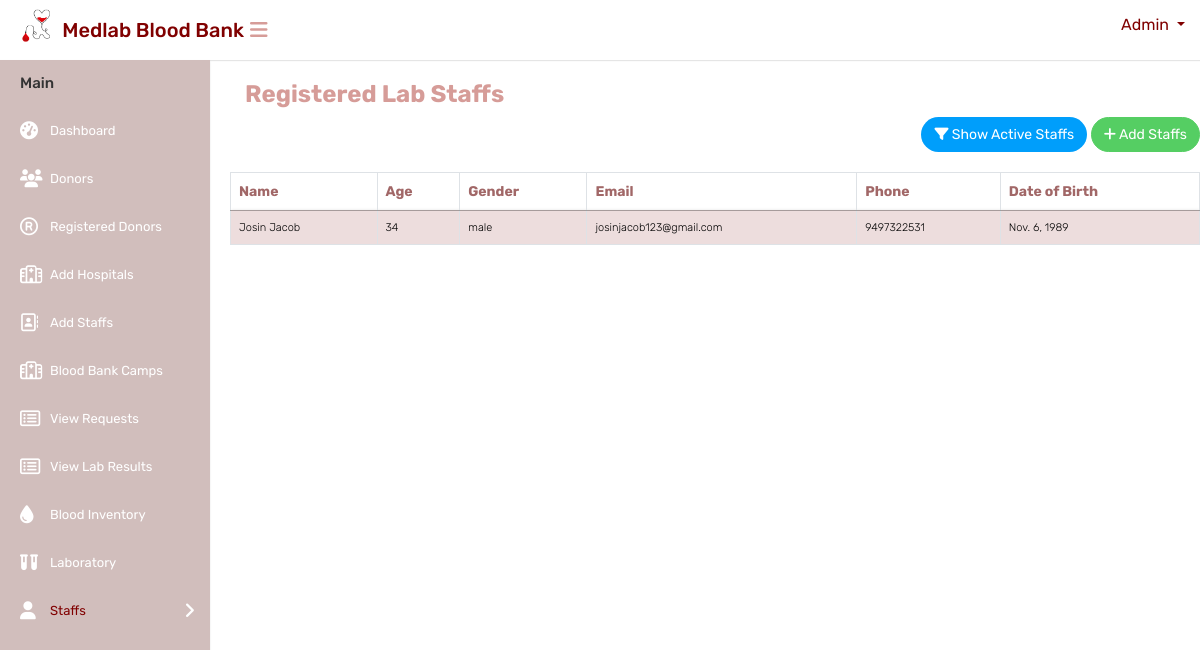
Page /registeredstafftablelab on the committed database.
### website/models.py (models this page shows, shortened)
class Staff(models.Model):
    name = models.CharField(max_length=255)
    age = models.IntegerField()
    user=models.OneToOneField(CustomUser,on_delete=models.CASCADE)
    gender = models.CharField(max_length=10, choices=[('male', 'Male'), ('female', 'Female'), ('other', 'Other')])
    dob = models.DateField()
    role = models.CharField(max_length=20, choices=CustomUser.ROLE_CHOICE,blank=True,null=True)

class CustomUser(AbstractUser):
    DONOR = 1
    HOSPITAL = 2
    STAFF = 3
    REGISTEREDDONOR = 4
    LABSTAFF = 5
    ROLE_CHOICE = (
        (DONOR, 'DONOR'),
        (HOSPITAL, 'HOSPITAL'),
        (STAFF, 'STAFF'),
        (REGISTEREDDONOR, 'REGISTEREDDONOR'),
        (LABSTAFF, 'LABSTAFF'),
    )
    username=None
    first_name = None
    last_name = None
    USERNAME_FIELD = 'email'
    email = models.EmailField(max_length=100, unique=True)
    phone = models.CharField(max_length=12, blank=True)
    password = models.CharField(max_length=128)
    role = models.IntegerField(choices=ROLE_CHOICE,default='1')
    is_admin = models.BooleanField(default=False)
    is_staff = models.BooleanField(default=False)
    is_active = models.BooleanField(default=True)
    is_superadmin = models.BooleanField(default=False)
    patient = models.OneToOneField('website.Patient', on_delete=models.CASCADE, null=True, blank=True, related_name='user_patient')
    REQUIRED_FIELDS = ['phone']
    objects = UserManager()

### website/views.py (the view)
# urls.py: path('registeredstafftablelab', registeredstafftablelab, name='registeredstafftablelab'),
def registeredstafftablelab(request):
    staff_list= Staff.objects.all()
    return render(request, 'mainuser/registeredlabstafftable.html',{'staff_list':staff_list})

### templates/mainuser/registeredlabstafftable.html (shortened to what this page needs)
{% load static %}
<html>
<head>
        <link rel="stylesheet" type="text/css" href="{% static 'mainuser/css/bootstrap.min.css' %}">
        <link rel="stylesheet" type="text/css" href="{% static 'mainuser/css/font-awesome.min.css' %}">
        <link rel="stylesheet" type="text/css" href="{% static 'mainuser/css/style.css' %}">
        <link rel="stylesheet" type="text/css" href="https://cdn.datatables.net/1.11.6/css/jquery.dataTables.css">
</head>
<body>
    <div class="main-wrapper">
        <div class="header" style="background-color:white;height:60px;">
			<div class="header-left">
				<a href="{% url 'adminindex' %}" class="logo" style="color: black;">
					<img src="{% static 'mainuser/img/logocopy.png' %}" width="75" height="40" alt="" style="margin-left:15px"> <span style="color: maroon;font-size: 20px;margin-top:10px; margin-left:-10px;white-space: nowrap;">Medlab Blood Bank</span>
				</a>
			</div>
			<a id="toggle_btn" href="javascript:void(0);" style="color:#d69c98;margin-top:20px;margin-left:10px;"><i class="fa fa-bars"></i></a>
            <ul class="nav user-menu float-right">
                <li class="nav-item dropdown has-arrow">
                    <a href="#" class="dropdown-toggle nav-link user-link" data-toggle="dropdown" style="color:maroon">
						<span style="color:maroon;">Admin</span>
                    </a>
                </li>
            </ul>
        </div>
        <div class="sidebar" id="sidebar">
            <div class="sidebar-inner slimscroll">
                <div id="sidebar-menu" class="sidebar-menu">
                    <ul>
                        <li class="menu-title">Main</li>
                        <li>
                            <a href="{% url 'adminindex' %}"><i class="fa fa-dashboard"></i> <span>Dashboard</span></a>
                        </li>
						<li>
                            <a href="{% url 'donors_list' %}"><i class="fa fa-users"></i> <span>Donors</span></a>
                        </li>
                        <li >
                            <a href="{% url 'registereddonortable' %}"><i class="fa fa-registered"></i> <span>Registered Donors</span></a>
                        </li>
                        <li>
                            <a href="{% url 'registeredhospitaltable' %}"><i class="fa fa-hospital-o"></i> <span>Add Hospitals</span></a>
                        </li>
                        <li>
                            <a href="{% url 'registeredstafftable' %}"><i class="fa fa-address-book-o"></i> <span>Add Staffs</span></a>
                        </li>
                        <li>
                            <a href="{% url 'departments' %}"><i class="fa fa-hospital-o"></i> <span>Blood Bank Camps</span></a>
                        </li>
                        <li>
                            <a href="{% url 'blood_request_list' %}"><i class="fa fa-list-alt"></i> <span>View Requests</span></a>
                        </li>
						<li>
                            <a href="{% url 'view_uploaded_files' %}"><i class="fa fa-list-alt"></i> <span>View Lab Results</span></a>
                        </li>
                        <li>
                            <a href="{% url 'blood_inventory' %}"><i class="fa fa-tint"></i> <span>Blood Inventory</span></a>
                        </li>
                        <li>
                            <a href="{% url 'laboratory' %}"><i class="fa-solid fa-vials"></i><span>Laboratory</span></a>
                        </li>
						<li class="submenu">
							<a href="#"><i class="fa fa-user"></i> <span style="color:maroon">Staffs</span> <span class="menu-arrow"></span></a>
						</li>
                    </ul>
                </div>
            </div>
        </div>
        <div class="page-wrapper">
            <div class="col-sm-6 col-2 text-left m-b-15">
                <h3 style="color:#d69c98; font-weight: bold; margin-top:30px">Registered Lab Staffs</h3>
            </div>
            <div class="row">
                <div class="col-md-12">
                    <div class="text-right m-b-20">
                        <button id="toggle-active" class="btn btn-primary btn-rounded"><i class="fa fa-filter"></i> Show Active Staffs</button>
                        <a href="{% url 'staff_registration' %}" class="btn btn-success btn-rounded"><i class="fa fa-plus"></i> Add Staffs</a>
                    </div>
                </div>
                <div class="col-md-12">
                    <div class="table-responsive">
                        <table class="table table-bordered table-striped custom-table datatable mb-0">
                            <thead>
                                <tr>
                                    <th>Name</th>
                                    <th>Age</th>
                                    <th>Gender</th>
                                    <th>Email</th>
                                    <th>Phone</th>
                                    <th>Date of Birth</th>
                                </tr>
                            </thead>
                            <tbody>
                                {% for staff in staff_list %}
                                    {% if staff.role == 'LABSTAFF' %}
                                        <tr>
                                            <td>{{ staff.name }}</td>
                                            <td>{{ staff.age }}</td>
                                            <td>{{ staff.gender }}</td>
                                            <td>{{ staff.user.email }}</td>
                                            <td>{{ staff.user.phone }}</td>
                                            <td>{{ staff.dob }}</td>
                                        </tr>
                                    {% endif %}
                                {% endfor %}
                            </tbody>
                        </table>
                    </div>
                </div>
            </div>
        </div>
</body>
</html>

### templates/mainuser/registeredlabstafftable.html (style rules this page uses)
.table th, .table td { padding: 6px 5px; }
.table thead th { font-size: 14px; color:#a16767; }
.table tbody td { font-size: 11px; }
.table tbody tr:nth-child(odd) { background-color: #eddddd; }
.sidebar { box-shadow: 0 1px 2px 0 rgba(0, 0, 0, 0.1); top: 50px; width: 210px; z-index: 1039; background-color:#d1bebc; bottom: 0; margin-top: 10px; position: fixed; left: 0; transition: all 0.2s ease-in-out; }
.sidebar-inner { height: 100%; transition: all 0.2s ease-in-out 0s; }
.sidebar-menu ul { font-size: 14px; list-style-type: none; margin: 0; padding: 0; }
.sidebar-menu li a { color: white; display: block; font-size: 13px; height: auto; padding: 0 20px; }
.menu-title { color: #333; font-size: 15px; font-weight: 500; padding: 12px 20px; }

### rows in the picture
Staff: name "Josin Jacob", age "34", gender "male", user.email "josinjacob123@gmail.com", user.phone "9497322531", dob "Nov. 6, 1989"
